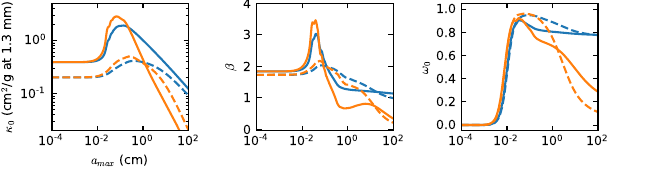

Write the Python code that produced this figure.
import numpy as np
import matplotlib.pyplot as plt
import matplotlib.gridspec as gridspec
import sys
import os
plt.rc('font', size=9)

# load and re-package opacity data
d3 = np.load('data/default_q3.5.npz')
acm = d3['acm']
ka_d3, ks_d3, b_d3, w_d3 = d3['kabs0'], d3['ksca0'], d3['beta'], d3['albedo']

d2 = np.load('data/default_q2.5.npz')
ka_d2, ks_d2, b_d2, w_d2 = d2['kabs0'], d2['ksca0'], d2['beta'], d2['albedo']

p3 = np.load('data/porous_q3.5.npz')
ka_p3, ks_p3, b_p3, w_p3 = p3['kabs0'], p3['ksca0'], p3['beta'], p3['albedo']

p2 = np.load('data/porous_q2.5.npz')
ka_p2, ks_p2, b_p2, w_p2 = p2['kabs0'], p2['ksca0'], p2['beta'], p2['albedo']

kabs = np.vstack((ka_d3, ka_d2, ka_p3, ka_p2))
ksca = np.vstack((ks_d3, ks_d2, ks_p3, ks_p2))
bet  = np.vstack((b_d3, b_d2, b_p3, b_p2))
alb  = np.vstack((w_d3, w_d2, w_p3, w_p2))


fig = plt.figure(figsize=(6.5, 1.7))
gs = gridspec.GridSpec(1, 3)
alims = [1e-4, 100]


# absorption and scattering opacities
ax0 = fig.add_subplot(gs[0, 0])
ax0.set_xlim(alims)
ax0.set_xscale('log')
ax0.set_ylim([0.02, 5])
ax0.set_yscale('log')
ax0.plot(acm, ka_d3, 'C0')
ax0.plot(acm, ka_p3, '--C0')
ax0.plot(acm, ka_d2, 'C1')
ax0.plot(acm, ka_p2, '--C1')
ax0.set_ylabel('$\kappa_0$ (cm$^2$/g at 1.3 mm)')
ax0.set_xlabel('$a_{max}$ (cm)')

# beta
ax1 = fig.add_subplot(gs[0, 1])
ax1.set_xlim(alims)
ax1.set_xscale('log')
ax1.set_ylim([-0.05, 4.0])
ax1.plot(acm, b_d3, 'C0')
ax1.plot(acm, b_p3, '--C0')
ax1.plot(acm, b_d2, 'C1')
ax1.plot(acm, b_p2, '--C1')
ax1.set_ylabel('$\\beta$')

# albedo
ax2 = fig.add_subplot(gs[0, 2])
ax2.set_xlim(alims)
ax2.set_xscale('log')
ax2.set_ylim([-0.05, 1.05])
ax2.plot(acm, w_d3, 'C0')
ax2.plot(acm, w_p3, '--C0')
ax2.plot(acm, w_d2, 'C1')
ax2.plot(acm, w_p2, '--C1')
ax2.set_yticks([0.0, 0.2, 0.4, 0.6, 0.8, 1.0])
ax2.set_ylabel('$\omega_0$')




fig.subplots_adjust(wspace=0.5, hspace=0.0)
fig.subplots_adjust(left=0.08, right=0.92, bottom=0.23, top=0.98)
fig.savefig('opac_pars.pdf')
fig.clf()
